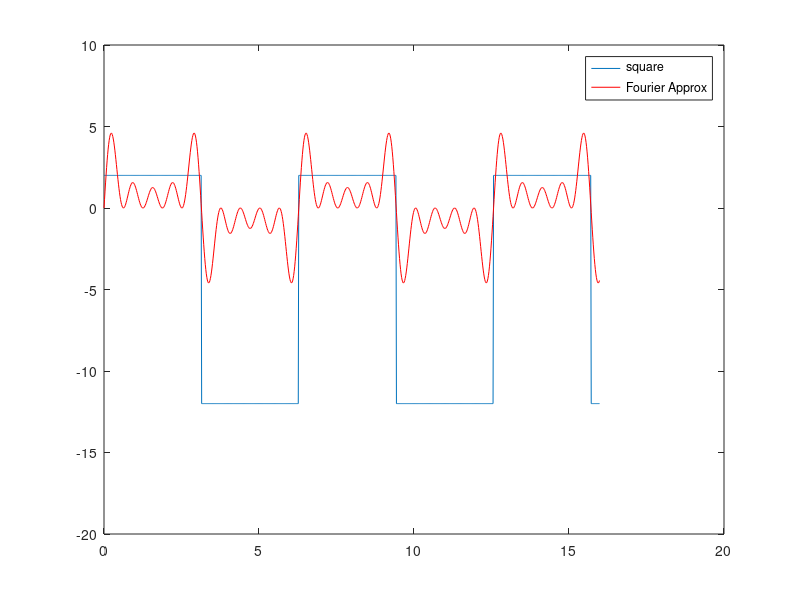

Source code (MATLAB):
clc;
clear all;
close all;
Fs=60;
t = 0:1/Fs:16-1/Fs;
y = square(t,50);
y(y>0)= 2;
y(y<0)= -12;
figure, plot(t,y);
axis([0 20 -20 10])
a0=0;
Fy= zeros(size(t));
N = 10;
for n= 1:2:N
Fy = Fy + (4/N*pi)*sin(2*pi*n*t/(2*pi));
end
hold on,
plot(t,Fy,'r')
legend('square','Fourier Approx');